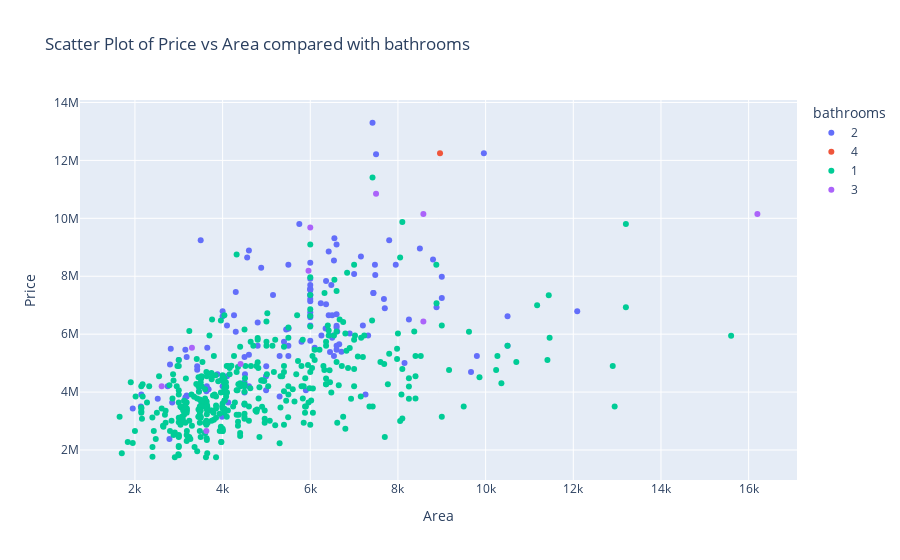

Write notebook code for a chart like this one.
### Code cell
# Scatter Plot Price vs Area with possibility to see comparison with other feature

comparison = 'bathrooms'   # None to see only the Price vs Area

fig = px.scatter(
    df_cleaned,
    x = 'area', y = 'price',
    color = comparison,
    labels={'area':'Area', 'price':'Price'},
    title= 'Scatter Plot of Price vs Area' if not comparison else f'Scatter Plot of Price vs Area compared with {comparison}'
)

fig.show()

### Figure 1 — Plotly figure (JSON) as saved in the notebook; plotly's stock layout.template omitted (floating-point values rounded to 4 significant figures; data arrays with more than 128 entries replaced by an {"elided": "..."} marker saying what was removed)
{"data": [{"hovertemplate": "bathrooms=2<br>Area=%{x}<br>Price=%{y}<extra></extra>", "legendgroup": "2", "marker": {"color": "#636efa", "symbol": "circle"}, "mode": "markers", "name": "2", "orientation": "v", "showlegend": true, "type": "scatter", "x": {"elided": "133 int values"}, "xaxis": "x", "y": {"elided": "133 int values"}, "yaxis": "y"}, {"hovertemplate": "bathrooms=4<br>Area=%{x}<br>Price=%{y}<extra></extra>", "legendgroup": "4", "marker": {"color": "#EF553B", "symbol": "circle"}, "mode": "markers", "name": "4", "orientation": "v", "showlegend": true, "type": "scatter", "x": [8960], "xaxis": "x", "y": [12250000], "yaxis": "y"}, {"hovertemplate": "bathrooms=1<br>Area=%{x}<br>Price=%{y}<extra></extra>", "legendgroup": "1", "marker": {"color": "#00cc96", "symbol": "circle"}, "mode": "markers", "name": "1", "orientation": "v", "showlegend": true, "type": "scatter", "x": {"elided": "401 int values"}, "xaxis": "x", "y": {"elided": "401 int values"}, "yaxis": "y"}, {"hovertemplate": "bathrooms=3<br>Area=%{x}<br>Price=%{y}<extra></extra>", "legendgroup": "3", "marker": {"color": "#ab63fa", "symbol": "circle"}, "mode": "markers", "name": "3", "orientation": "v", "showlegend": true, "type": "scatter", "x": [7500, 8580, 16200, 6000, 5960, 8580, 3300, 4410, 2610, 3630], "xaxis": "x", "y": [10850000, 10150000, 10150000, 9681000, 8190000, 6440000, 5530000, 4970000, 4200000, 2660000], "yaxis": "y"}], "layout": {"legend": {"title": {"text": "bathrooms"}, "tracegroupgap": 0}, "title": {"text": "Scatter Plot of Price vs Area compared with bathrooms"}, "xaxis": {"anchor": "y", "domain": [0, 1], "title": {"text": "Area"}}, "yaxis": {"anchor": "x", "domain": [0, 1], "title": {"text": "Price"}}}}
